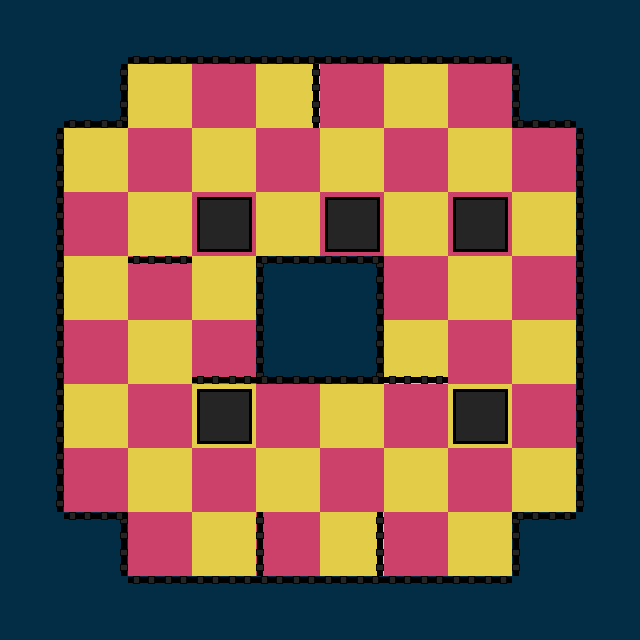

A 2D game scene composited from a Tiled map and its tileset images. What follows is a short description and the map's XML, with each tile layer's data collapsed to a summary:
An orthogonal 10x10 tile map with 64x64 px tiles, 5 tile layers (ground, left, right, top, ...) and 2 objects (Goal, Player).

<map version="1.0" orientation="orthogonal" renderorder="right-down" width="10" height="10" tilewidth="64" tileheight="64" nextobjectid="3">
 <tileset firstgid="1" name="tileset_00" tilewidth="64" tileheight="64" tilecount="32" columns="8">
  <image source="../images/tileset_00.png" width="512" height="256" />
  <tile id="0">
   <properties>
    <property name="tileType" value="void" />
   </properties>
  </tile>
  <tile id="1">
   <properties>
    <property name="tileType" value="ground" />
   </properties>
  </tile>
  <tile id="2">
   <properties>
    <property name="tileType" value="ground" />
   </properties>
  </tile>
  <tile id="3">
   <properties>
    <property name="tileType" value="fullBlock" />
   </properties>
  </tile>
  <tile id="8">
   <properties>
    <property name="edgeType" value="left" />
   </properties>
  </tile>
  <tile id="9">
   <properties>
    <property name="edgeType" value="right" />
   </properties>
  </tile>
  <tile id="10">
   <properties>
    <property name="edgeType" value="up" />
   </properties>
  </tile>
  <tile id="11">
   <properties>
    <property name="edgeType" value="down" />
   </properties>
  </tile>
  <tile id="16">
   <properties>
    <property name="tileType" value="gap" />
   </properties>
  </tile>
  <tile id="17">
   <properties>
    <property name="tileType" value="gap" />
   </properties>
  </tile>
  <tile id="18">
   <properties>
    <property name="tileType" value="turnRight" />
   </properties>
  </tile>
  <tile id="19">
   <properties>
    <property name="tileType" value="turnRight" />
   </properties>
  </tile>
  <tile id="24">
   <properties>
    <property name="tileType" value="turnLeft" />
   </properties>
  </tile>
  <tile id="25">
   <properties>
    <property name="tileType" value="turnLeft" />
   </properties>
  </tile>
 </tileset>
 <layer name="ground" width="10" height="10">
  <properties>
   <property name="tileset" value="tileset_00" />
   <property name="type" value="base" />
  </properties>
  <data>[100 cells, 100 non-empty, 5 distinct tile ids]</data>
 </layer>
 <layer name="left" width="10" height="10">
  <properties>
   <property name="edge" value="left" />
   <property name="tileset" value="tileset_00" />
   <property name="type" value="edge" />
  </properties>
  <data>[100 cells, 11 non-empty, 1 distinct tile ids]</data>
 </layer>
 <layer name="right" width="10" height="10">
  <properties>
   <property name="edge" value="right" />
   <property name="tileset" value="tileset_00" />
   <property name="type" value="edge" />
  </properties>
  <data>[100 cells, 12 non-empty, 1 distinct tile ids]</data>
 </layer>
 <layer name="top" width="10" height="10">
  <properties>
   <property name="edge" value="up" />
   <property name="tileset" value="tileset_00" />
   <property name="type" value="edge" />
  </properties>
  <data>[100 cells, 11 non-empty, 1 distinct tile ids]</data>
 </layer>
 <layer name="bottom" width="10" height="10">
  <properties>
   <property name="edge" value="down" />
   <property name="tileset" value="tileset_00" />
   <property name="type" value="edge" />
  </properties>
  <data>[100 cells, 12 non-empty, 1 distinct tile ids]</data>
 </layer>
 <objectgroup name="actors">
  <object id="1" name="Goal" type="Goal" x="352" y="400">
   <properties>
    <property name="type" value="goal" />
   </properties>
   <polygon points="0,0 -16,32 16,32" />
  </object>
  <object id="2" name="Player" type="Player" x="336" y="96" width="32" height="32">
   <properties>
    <property name="facing" value="right" />
    <property name="gid" type="int" value="8" />
    <property name="speed" type="float" value="300" />
    <property name="type" value="player" />
   </properties>
   <ellipse />
  </object>
 </objectgroup>
</map>
